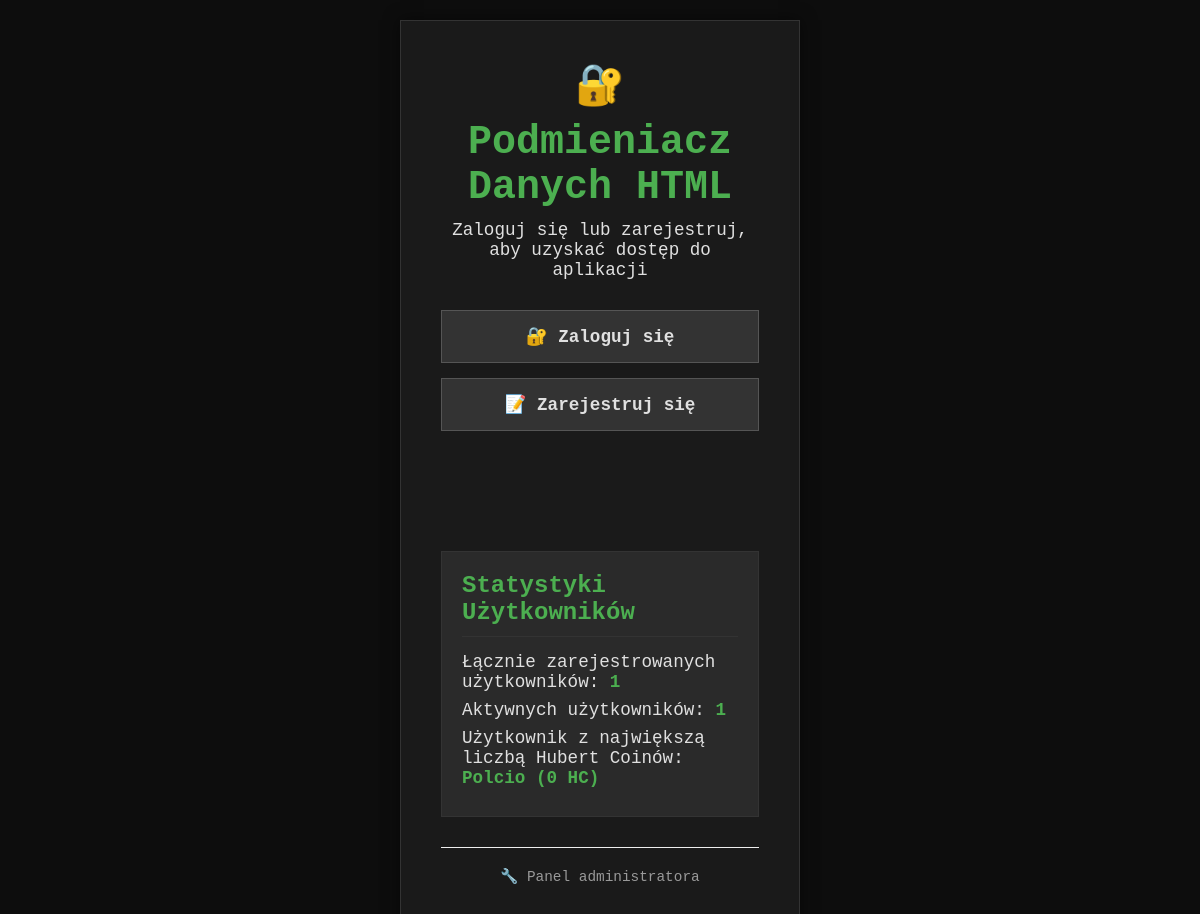
Before: / with the older database file.
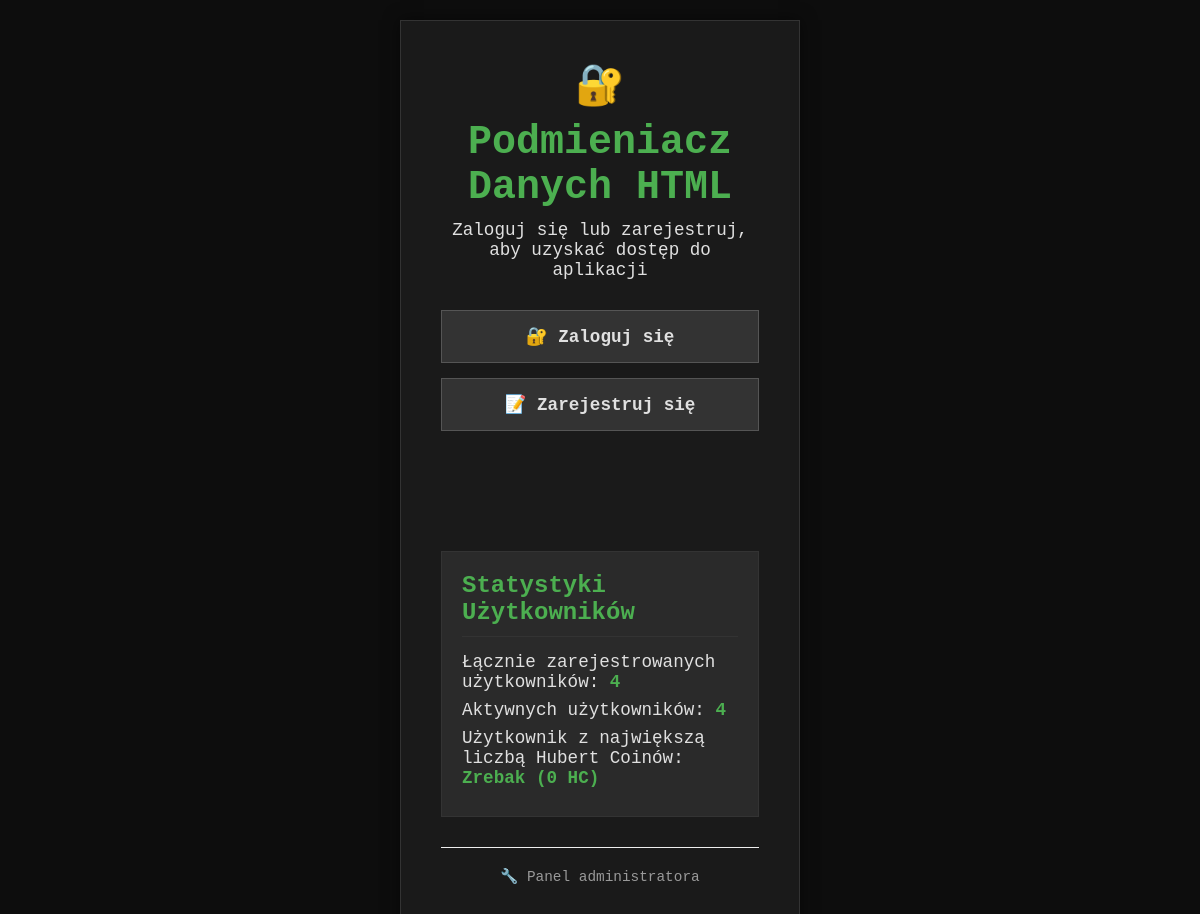
After: the same page with the newer database file.
### tables this page shows
CREATE TABLE users (
            username TEXT PRIMARY KEY UNIQUE NOT NULL,
            password TEXT NOT NULL,
            created_at TEXT NOT NULL,
            is_active INTEGER NOT NULL DEFAULT 1,
            last_login TEXT,
            access_key_used TEXT,
            hubert_coins INTEGER NOT NULL DEFAULT 0,
            password_reset_token TEXT,
            password_reset_expires TEXT,
            recovery_token TEXT
        );

### app.py (the view, shortened to what this page needs)
@app.route("/", methods=["GET", "POST"])
def index():
    last_form_data = {}
    all_users = auth_manager.get_all_users()
    total_registered_users = len(all_users)
    active_users = [user for user in all_users if user.get('is_active') == 1]
    num_active_users = len(active_users)
    top_user = None
    if all_users:
        top_user = max(all_users, key=lambda user: user.get('hubert_coins', 0))
    return render_template('index.html',
                           user_logged_in=current_user.is_authenticated,
                           username=current_user.username if current_user.is_authenticated else None,
                           total_registered_users=total_registered_users,
                           num_active_users=num_active_users,
                           top_user=top_user,
                           last_form_data=last_form_data)

### app.py (called while the page is built)
@app.before_request
def log_request_info():
    app.logger.debug(f'Request: {request.method} {request.path} from {request.remote_addr}')

@app.before_request
def check_user_status():
    if request.endpoint in ['login', 'register', 'logout', 'admin_login', 'static', 'health_check', 'set_user', 'get_example_data', 'handle_generate_pesel', 'forgot_password', 'reset_password', 'recover_password_page']:
        return
    if current_user.is_authenticated and not current_user.is_active:
        logout_user()
        logging.warning(f"Deactivated user {current_user.username} attempted to access protected route. Session cleared.")
        return redirect(url_for('login', message='Twoje konto zostało dezaktywowane lub usunięte. Zaloguj się ponownie.'))

### database.py (called while the page is built)
def get_db_connection(db_path: Optional[str] = None):
    db_to_connect = db_path if db_path else DATABASE_FILE
    conn = sqlite3.connect(db_to_connect)
    conn.row_factory = sqlite3.Row # This allows accessing columns by name
    return conn

### templates/index.html (shortened to what this page needs)
<!DOCTYPE html>
<html lang="pl">
<head>
    <link rel="stylesheet" href="/static/css/index.css">
</head>
<body>
    {% if not user_logged_in %}
    <div class="login-page">
        <div class="login-container">
            <h1>🔐</h1>
            <h1>Podmieniacz Danych HTML</h1>
            <p>Zaloguj się lub zarejestruj, aby uzyskać dostęp do aplikacji</p>
            <div class="login-buttons">
                <a href="/login" class="login-btn primary">🔐 Zaloguj się</a>
                <a href="/register" class="login-btn secondary">📝 Zarejestruj się</a>
            </div>
            <div class="stats-section">
                <h2>Statystyki Użytkowników</h2>
                <p>Łącznie zarejestrowanych użytkowników: <strong>{{ total_registered_users }}</strong></p>
                <p>Aktywnych użytkowników: <strong>{{ num_active_users }}</strong></p>
                {% if top_user %}
                    <p>Użytkownik z największą liczbą Hubert Coinów: <strong>{{ top_user.username }} ({{ top_user.hubert_coins }} HC)</strong></p>
                {% else %}
                    <p>Brak użytkowników z Hubert Coinami.</p>
                {% endif %}
            </div>
            <div class="admin-link-bottom">
                <a href="/admin">🔧 Panel administratora</a>
            </div>
        </div>
    </div>
    {% endif %}
</body>
</html>

Changed rows visible on the page:
no longer on this page (row edited): users: username "Polcio", hubert_coins "0"
added users: username "Zrebak", hubert_coins "0"
Other visible differences:
{{ total_registered_users }}: "1" → "4"
{{ num_active_users }}: "1" → "4"
